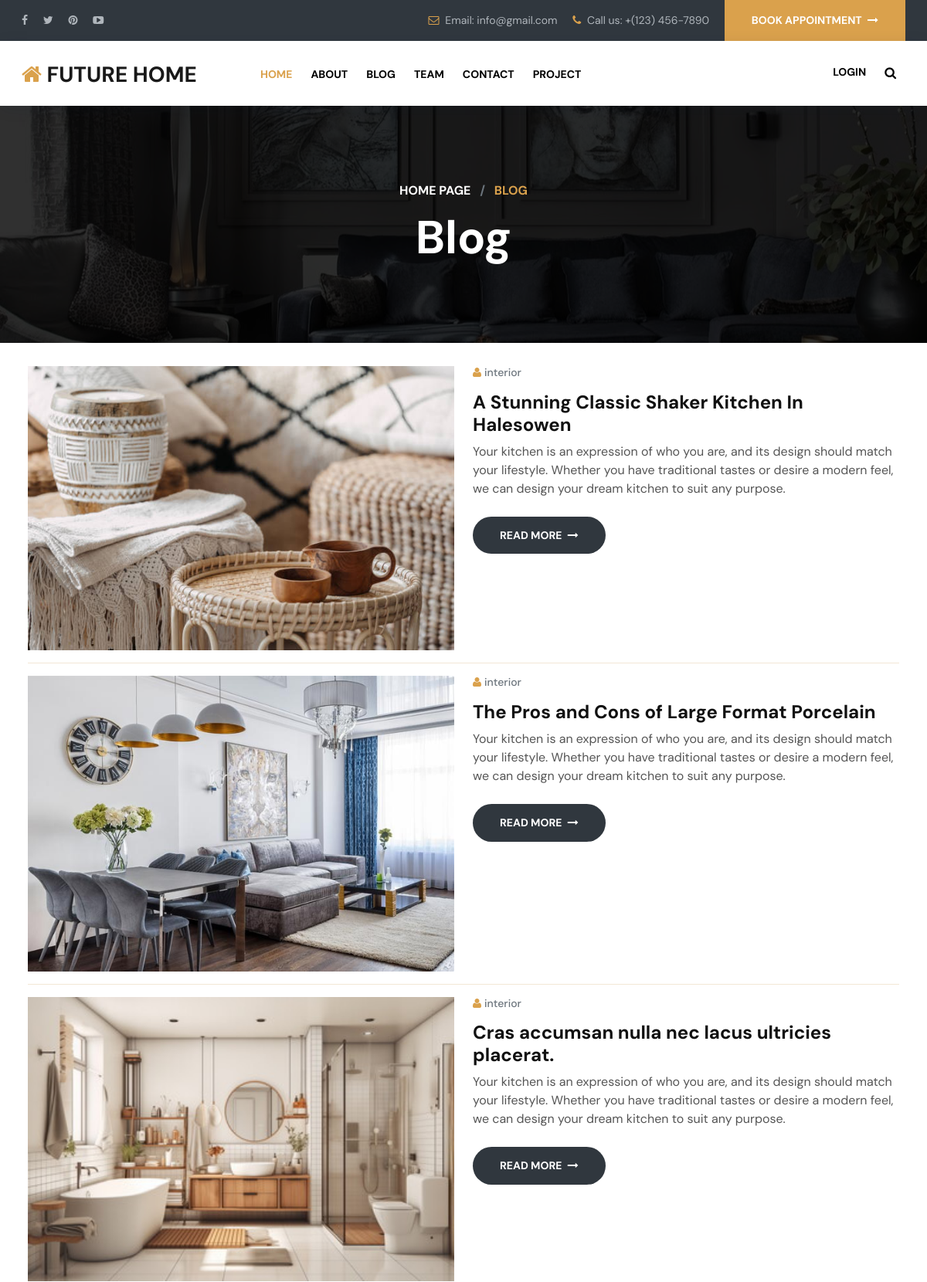
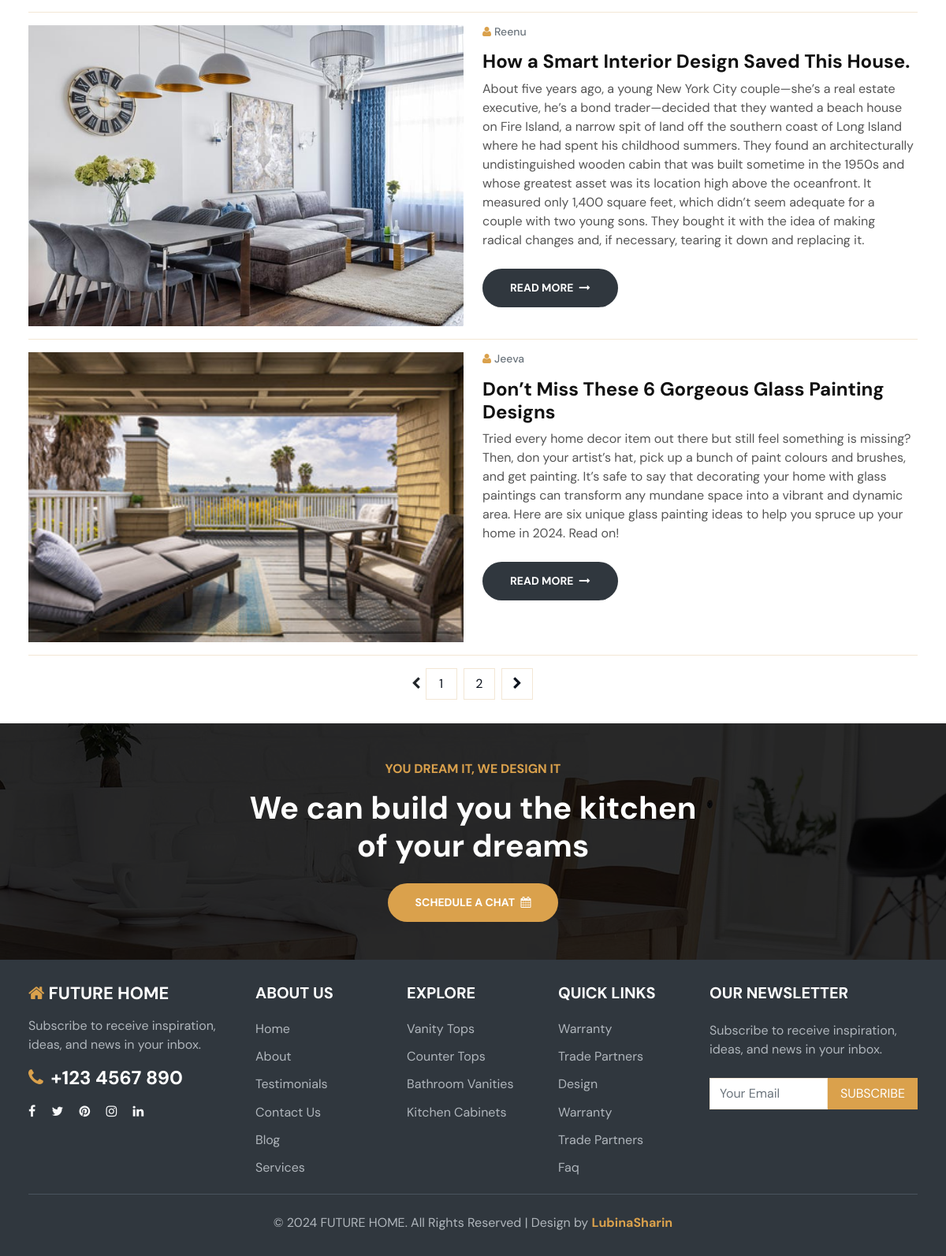
Page /blog on the committed database (2 pictures, top to bottom).
### future_app/models.py (models this page shows, shortened)
class User(AbstractUser):
    USERNAME_FIELD = 'email'
    REQUIRED_FIELDS = ['username', 'phone_number']
    user_type = models.IntegerField(default=1, choices=userchoices)
    phone_number = models.CharField(max_length=10, null=True, blank=True)
    email = models.EmailField(null=True, blank=True, unique=True)
    created_at = models.DateField(auto_now_add=True)
    name = models.CharField(max_length=100, null=True, blank=True)

class Blog(models.Model):
    title = models.CharField(max_length=100, null=True, blank=True)
    user = models.ForeignKey(User, on_delete=models.CASCADE, related_name='user_id')
    date = models.DateField(auto_now_add=True)
    description = models.TextField(null=True, blank=True)
    detail = models.TextField(null=True, blank=True)
    image = models.ImageField(null=True, blank=True, upload_to="images/")
    sub_title = models.CharField(max_length=100, null=True, blank=True)
    image1 = models.ImageField(null=True, blank=True, upload_to="images/")
    exp = models.TextField(null=True, blank=True)

### future_app/views.py (the view)
# urls.py: path('blog', views.Blog_view, name='blog'),
def Blog_view(request):
    unread_count = Notification.objects.filter(user=request.user.id, read=False).count()
    author = User.objects.all()
    blog_list = Blog.objects.all()
    paginator = Paginator(blog_list, 5)  # Show 5 blogs per page.
    page_number = request.GET.get('page')
    blog = paginator.get_page(page_number)
    return render(request, 'blog.html', locals())

### future_app/context_processors.py (called while the page is built, shortened)
def notifications_context_processor(request):
    return {}

### templates/blog.html (shortened to what this page needs)
<!DOCTYPE html>
{% load static %}
<html lang="en">
<head>
	<link href="{% static 'css/bootstrap.min.css' %}" rel="stylesheet" >
	<link href="{% static 'css/font-awesome.min.css' %}" rel="stylesheet" >
	<link href="{% static 'css/global.css' %}" rel="stylesheet">
	<link href="{% static 'css/blog.css' %}" rel="stylesheet">
</head>
<body>
{% include 'header.html' %}
<section id="center" class="center_blog">
	<div class="promo_m center_om">
		<div class="container-fluid">
			<div class="center_o1 row text-center">
				<div class="col-md-12">
					<h6 class="col_yell fw-bold"><a class="text-white" href="{% url 'home' %}">HOME PAGE</a> <span class="mx-2 text-muted">/</span> BLOG</h6>
					<h1 class="mb-0 font_60 text-white mt-3">Blog</h1>
				</div>
			</div>
		</div>
	</div>
</section>
<section id="blog_pg" class="p_3  px-4">
	<div class="container-fluid">
		<div class="blog_pg1 row">
			<div class="col-md-12">
				<div class="blog_pg1l">
					{% for i in blog %}
					{% for j in author %}
					{% if i.user_id == j.id %}
					<div class="blog_pg1li row">
						<div class="col-md-6">
							<div class="blog_pg1lil">
								<div class="grid clearfix">
									<figure class="effect-jazz mb-0">
										<a href="{% url 'Blog_Detail' i.id %}"><img src="{{ i.image.url }}" class="w-100" alt="abc"></a>
									</figure>
								</div>
							</div>
						</div>
						<div class="col-md-6">
							<div class="blog_pg1lir">
								<h6 class="font_14 text-muted"><i class="fa fa-user col_yell me-1"></i>{{ j.name }}</h6>
								<h4 class="mt-3"><a href="{% url 'Blog_Detail' i.id %}">{{ i.title }}</a></h4>
								<p>{{ i.description }}</p>
								<h6 class="mb-0 mt-4"><a class="button_1" href="{% url 'Blog_Detail' i.id %}">READ MORE <i class="fa fa-long-arrow-right ms-1"></i></a></h6>
							</div>
						</div>
					</div><hr>
					{% endif %}
					{% endfor %}
					{% endfor %}
					<div class="pages text-center">
						<ul class="mb-0">
							{% if blog.has_previous %}
								<li><a href="?page={{ blog.previous_page_number }}"><i class="fa fa-chevron-left"></i></a></li>
							{% else %}
								<li class="disabled"><i class="fa fa-chevron-left"></i></li>
							{% endif %}
							{% for num in blog.paginator.page_range %}
								{% if blog.number == num %}
									<li class="active"><a href="?page={{ num }}">{{ num }}</a></li>
								{% elif num > blog.number|add:'-3' and num < blog.number|add:'3' %}
									<li><a href="?page={{ num }}">{{ num }}</a></li>
								{% endif %}
							{% endfor %}
							{% if blog.has_next %}
								<li><a href="?page={{ blog.next_page_number }}"><i class="fa fa-chevron-right"></i></a></li>
							{% else %}
								<li class="disabled"><i class="fa fa-chevron-right"></i></li>
							{% endif %}
						</ul>
					</div>
				</div>
			</div>
		</div>
	</div>
</section>
<section id="chat">
	<div class="promo_m pt-5 pb-5 px-4">
		<div class="container-fluid">
			<div class="project_1 row text-center">
				<div class="col-md-12">
					<h6 class="col_yell fw-bold">YOU DREAM IT, WE DESIGN IT</h6>
					<h1 class="text-white mt-3">We can build you the kitchen <br> of your dreams</h1>
					<h6 class="mb-0 mt-4"><a class="button" href="{% url 'appointment' %}">SCHEDULE A CHAT <i class="fa fa-calendar ms-1"></i></a></h6>
				</div>
			</div>
		</div>
	</div>
</section>
{% include 'footer.html' %}
</body>
</html>

### static/css/global.css (style rules this page uses)
body { font-family: 'DM Sans', sans-serif; }
ul { list-style:none; padding:0; }
h1,h2,h3,h4,h5 { font-weight:bold; }
p { color: #555; }
a { color: #111; text-decoration:none; }
.button { background:#daa14c; color:#fff!important; display: inline-block; transition: 0.3s; padding: 16px 35px 16px 35px; font-weight:bold; border-radius:50px; font-size:14px; }
.button_1 { background:#30373e; color:#fff!important; display: inline-block; transition: 0.3s; padding: 16px 35px 16px 35px; font-weight:bold; border-radius:50px; font-size:14px; }
.grid figure { position: relative; float: left; overflow: hidden; width: 100%; text-align: center; cursor: pointer; }
figure.effect-jazz figcaption::after, figure.effect-jazz img { -webkit-transition: opacity 0.35s, -webkit-transform 0.35s; transition: opacity 0.35s, transform 0.35s; }
.col_yell { color: #daa14c!important; }
hr { opacity:1; background-color:#f3e7d5; }
.font_14 { font-size:14px; }
.font_60 { font-size:60px; }
.p_3 { padding-top:30px; padding-bottom:30px; }
.pages ul li { display:inline-block; }
.pages ul li a { display:block; color: #0c121d; margin: 0 2px; width:40px; height:40px; line-height:38px; text-align:center; border:1px solid #f3e7d5; background:#fff; }
.center_om { padding-top:100px; padding-bottom:100px; }
.promo_m { background:#000000cf; }
#chat { background-image: url(../img/49a.jpg); background-position: center; }

### static/css/blog.css (style rules this page uses)
.center_blog { background-image: url(../img/22.jpg); background-position: center; }

### templates/blog.html (style rules this page uses)
.center_blog { background-image: url(../static/img/48a.jpg); }

### rows in the picture
Blog: title "A Stunning Classic Shaker Kitchen In Halesowen", description "Your kitchen is an expression of who you are, and its design should match your lifestyle. Whether you have traditional tastes or desire a modern feel, we can design your dream kitchen to suit any purpose."
User: image (picture), name "interior"
Blog: title "The Pros and Cons of Large Format Porcelain", description "Your kitchen is an expression of who you are, and its design should match your lifestyle. Whether you have traditional tastes or desire a modern feel, we can design your dream kitchen to suit any purpose."
Blog: title "Cras accumsan nulla nec lacus ultricies placerat.", description "Your kitchen is an expression of who you are, and its design should match your lifestyle. Whether you have traditional tastes or desire a modern feel, we can design your dream kitchen to suit any purpose."
Blog: title "How a Smart Interior Design Saved This House.", description "About five years ago, a young New York City couple—she’s a real estate executive, he’s a bond trader—decided that they wanted a beach house on Fire Island, a narrow spit of land off the southern coast of Long Island where he had spent his childhood summers. They found an architecturally undistinguished wooden cabin that was built sometime in the 1950s and whose greatest asset was its location high above the oceanfront. It measured only 1,400 square feet, which didn’t seem adequate for a couple with two young sons. They bought it with the idea of making radical changes and, if necessary, tearing it down and replacing it."
User: image (picture), name "Reenu"
Blog: title "Don’t Miss These 6 Gorgeous Glass Painting Designs", description "Tried every home decor item out there but still feel something is missing? Then, don your artist’s hat, pick up a bunch of paint colours and brushes, and get painting. It’s safe to say that decorating your home with glass paintings can transform any mundane space into a vibrant and dynamic area. Here are six unique glass painting ideas to help you spruce up your home in 2024. Read on!"
User: image (picture), name "Jeeva"

### other values in the picture
{{ num }} "1"
{{ num }} "2"
